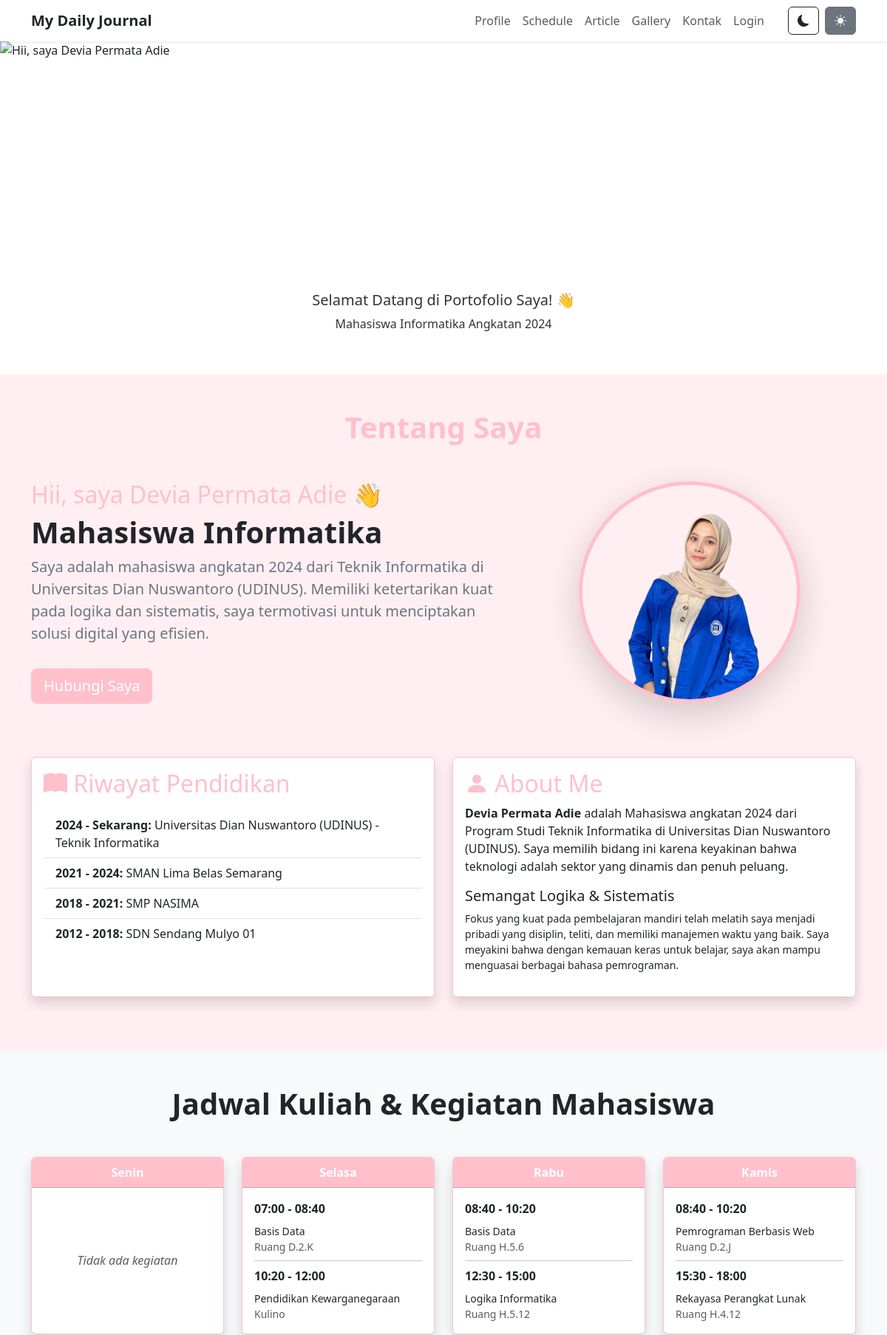
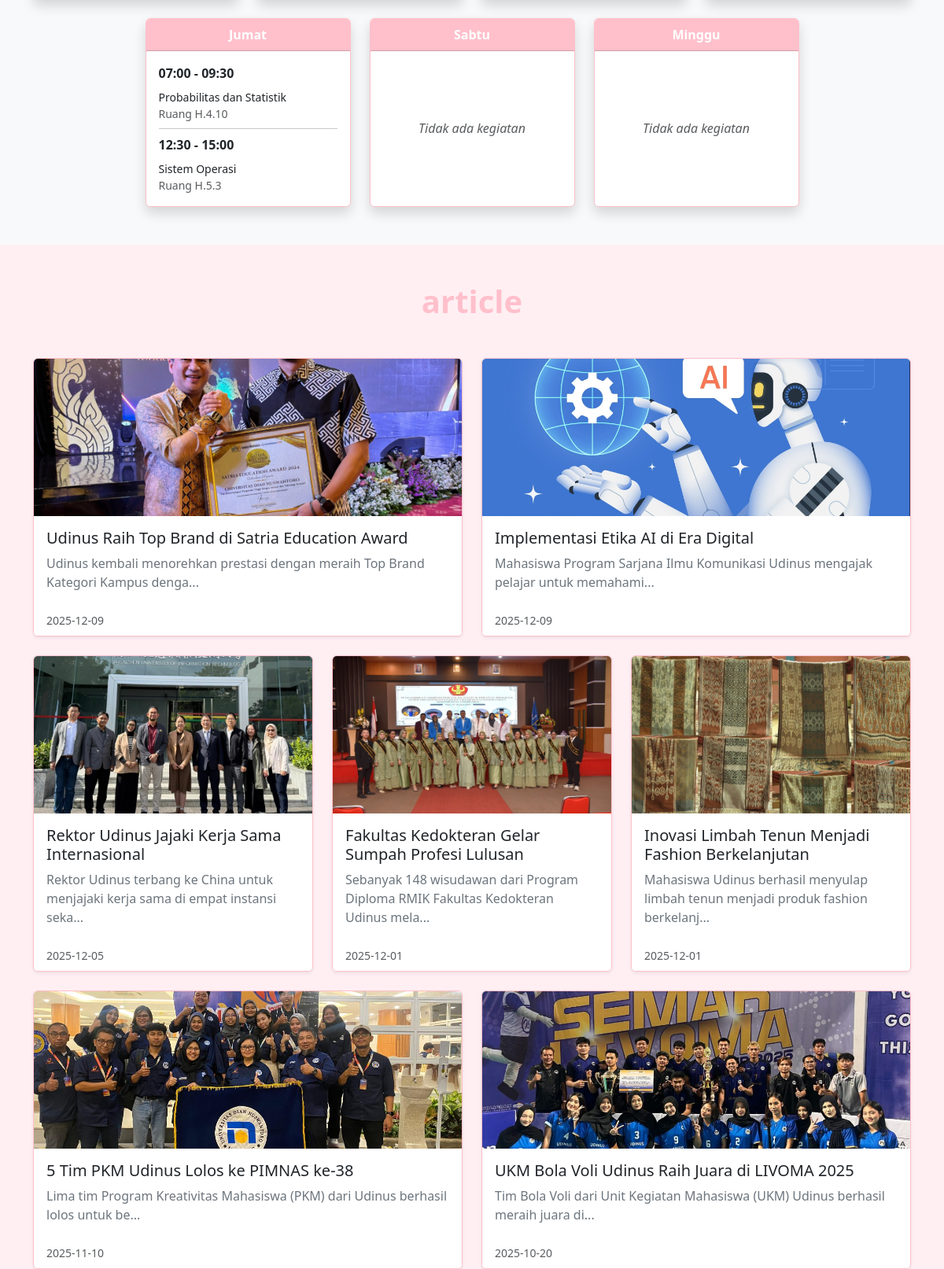
The page / (upper part) on the database its author committed (2 pictures, top to bottom).
### tables this page shows
CREATE TABLE `article` (
  `id` int(11) NOT NULL,
  `judul` varchar(255) NOT NULL,
  `isi` text NOT NULL,
  `gambar` varchar(255) DEFAULT NULL,
  `tanggal` date NOT NULL,
  `username` varchar(50) NOT NULL
);

### index.php (the view, shortened to what this page needs)
<?php
include "koneksi.php";
?>
<!DOCTYPE html>
<html lang="id">
<head>
    <link href="https://cdn.jsdelivr.net/npm/bootstrap@5.3.2/dist/css/bootstrap.min.css" rel="stylesheet">
    <link rel="stylesheet" href="https://cdn.jsdelivr.net/npm/bootstrap-icons@1.13.1/font/bootstrap-icons.min.css">
</head>
<body>
    <nav class="navbar navbar-expand-lg navbar-light bg-white shadow-sm sticky-top">
        <div class="container">
            <a class="navbar-brand text-dark fw-bold" href="#">My Daily Journal</a>
            <div class="collapse navbar-collapse justify-content-end" id="navbarNav">
             <ul class="navbar-nav me-3">
                <li class="nav-item"><a class="nav-link" href="#profile">Profile</a></li>
                <li class="nav-item"><a class="nav-link" href="#schedule">Schedule</a></li>
                <li class="nav-item"><a class="nav-link" href="#article">Article</a></li>
                <li class="nav-item"><a class="nav-link" href="#gallery">Gallery</a></li>
                <li class="nav-item"><a class="nav-link" href="#contact">Kontak</a></li>
                <li class="nav-item"><a class="nav-link" href="login.php" target="_blank">Login</a></li>
            </ul>
            <div class="d-flex ms-2">
                <button id="dark-mode-toggle" class="btn btn-outline-dark me-2" title="Dark Mode" aria-label="Dark Mode">
                    <i class="bi bi-moon-fill"></i> </button>
                <button id="light-mode-toggle" class="btn btn-outline-secondary" title="Light Mode" aria-label="Light Mode">
                    <i class="bi bi-sun-fill"></i> </button>
            </div>
        </div>
        </div>
    </nav>
    <main>
        <section id="carousel-section">
            <div id="heroCarousel" class="carousel slide" data-bs-ride="carousel">
                <div class="carousel-indicators">
                    <button type="button" data-bs-target="#heroCarousel" data-bs-slide-to="0" class="active" aria-current="true" aria-label="Slide 1"></button>
                    <button type="button" data-bs-target="#heroCarousel" data-bs-slide-to="1" aria-label="Slide 2"></button>
                    <button type="button" data-bs-target="#heroCarousel" data-bs-slide-to="2" aria-label="Slide 3"></button>
                </div>
                <div class="carousel-inner">
                    <div class="carousel-item active">
                        <img src="https://cdn.rri.co.id/berita/Semarang/o/1731470874775-IMG-20241113-WA0011/wdu02gilppopcfj.jpeg" class="d-block w-100" alt="Hii, saya Devia Permata Adie">
                        <div class="carousel-caption d-none d-md-block">
                            <h5>Selamat Datang di Portofolio Saya! 👋</h5>
                            <p>Mahasiswa Informatika Angkatan 2024</p>
                        </div>
                    </div>
                </div>
                <button class="carousel-control-prev" type="button" data-bs-target="#heroCarousel" data-bs-slide="prev">
                    <span class="carousel-control-prev-icon" aria-hidden="true"></span>
                </button>
                <button class="carousel-control-next" type="button" data-bs-target="#heroCarousel" data-bs-slide="next">
                    <span class="carousel-control-next-icon" aria-hidden="true"></span>
                </button>
            </div>
        </section>
        <section id="profile" class="py-5 bg-custom-hero">
            <div class="container">
                <h1 class="text-center mb-5 text-primary fw-bold">Tentang Saya</h1>
                <div class="row align-items-center mb-5">
                    <div class="col-lg-7 mb-4 mb-lg-0">
                        <p class="h2 text-primary">Hii, saya Devia Permata Adie 👋</p>
                        <h1 class="display-6 fw-bold">Mahasiswa <span class="text-dark">Informatika</span></h1>
                        <p class="lead text-secondary">Saya adalah mahasiswa angkatan 2024 dari Teknik Informatika di Universitas Dian Nuswantoro (UDINUS). Memiliki ketertarikan kuat pada logika dan sistematis, saya termotivasi untuk menciptakan solusi digital yang efisien.</p>
                        <a href="#contact" class="btn btn-primary btn-lg mt-3">Hubungi Saya</a>
                    </div>
                    <div class="col-lg-5 text-center">
                        <img src="profil.png" class="rounded-image-home shadow-lg" alt="Foto Devia Permata Adie">
                    </div>
                </div>
                <div class="row pt-4">
                    <div class="col-md-6 mb-4">
                        <div class="card shadow border-primary h-100">
                            <div class="card-body">
                                <h2 class="card-title text-primary"><i class="bi bi-book-fill"></i> Riwayat Pendidikan</h2>
                                <ul class="list-group list-group-flush mt-3">
                                    <li class="list-group-item"><strong>2024 - Sekarang:</strong> Universitas Dian Nuswantoro (UDINUS) - Teknik Informatika</li>
                                    <li class="list-group-item"><strong>2021 - 2024:</strong> SMAN Lima Belas Semarang</li>
                                    <li class="list-group-item"><strong>2018 - 2021:</strong> SMP NASIMA</li>
                                    <li class="list-group-item"><strong>2012 - 2018:</strong> SDN Sendang Mulyo 01</li>
                                </ul>
                            </div>
                        </div>
                    </div>
                    <div class="col-md-6 mb-4">
                         <div class="card shadow border-primary h-100">
                            <div class="card-body">
                                <h2 class="card-title text-primary"><i class="bi bi-person-fill"></i> About Me</h2>
                                <p class="card-text"><strong>Devia Permata Adie</strong> adalah Mahasiswa angkatan 2024 dari Program Studi Teknik Informatika di Universitas Dian Nuswantoro (UDINUS). Saya memilih bidang ini karena keyakinan bahwa teknologi adalah sektor yang dinamis dan penuh peluang.</p>
                                <h5 class="mt-3">Semangat Logika & Sistematis</h5>
                                <p class="small">Fokus yang kuat pada pembelajaran mandiri telah melatih saya menjadi pribadi yang disiplin, teliti, dan memiliki manajemen waktu yang baik. Saya meyakini bahwa dengan kemauan keras untuk belajar, saya akan mampu menguasai berbagai bahasa pemrograman.</p>
                            </div>
                        </div>
                    </div>
                </div>
            </div>
        </section>
        <section id="schedule" class="py-5 bg-light">
            <div class="container">
                <h1 class="text-center mb-5 text-dark fw-bold">Jadwal Kuliah & Kegiatan Mahasiswa</h1>
                <div class="row g-4 justify-content-center">
                    <div class="col-12 col-md-3">
                        <div class="card shadow h-100 border-primary">
                            <div class="card-header bg-primary text-white text-center fw-bold">Senin</div>
                            <div class="card-body text-center d-flex align-items-center justify-content-center h-100">
                                <p class="m-0 text-muted fst-italic">Tidak ada kegiatan</p>
                            </div>
                        </div>
                    </div>
                    <div class="col-12 col-md-3">
                         <div class="card shadow h-100 border-primary">
                            <div class="card-header bg-primary text-white text-center fw-bold">Selasa</div>
                            <div class="card-body">
                                <p class="mb-2"><strong>07:00 - 08:40</strong></p>
                                <p class="small m-0">Basis Data</p>
                                <p class="small m-0 text-muted">Ruang D.2.K</p>
                                <hr class="my-2">
                                <p class="mb-2"><strong>10:20 - 12:00</strong></p>
                                <p class="small m-0">Pendidikan Kewarganegaraan</p>
                                <p class="small m-0 text-muted">Kulino</p>
                            </div>
                        </div>
                    </div>
                    <div class="col-12 col-md-3">
                         <div class="card shadow h-100 border-primary">
                            <div class="card-header bg-primary text-white text-center fw-bold">Rabu</div>
                            <div class="card-body">
                                <p class="mb-2"><strong>08:40 - 10:20</strong></p>
                                <p class="small m-0">Basis Data</p>
                                <p class="small m-0 text-muted">Ruang H.5.6</p>
                                <hr class="my-2">
                                <p class="mb-2"><strong>12:30 - 15:00</strong></p>
                                <p class="small m-0">Logika Informatika</p>
                                <p class="small m-0 text-muted">Ruang H.5.12</p>
                            </div>
                        </div>
                    </div>
                    <div class="col-12 col-md-3">
                         <div class="card shadow h-100 border-primary">
                            <div class="card-header bg-primary text-white text-center fw-bold">Kamis</div>
                            <div class="card-body">
                                <p class="mb-2"><strong>08:40 - 10:20</strong></p>
                                <p class="small m-0">Pemrograman Berbasis Web</p>
                                <p class="small m-0 text-muted">Ruang D.2.J</p>
                                <hr class="my-2">
                                <p class="mb-2"><strong>15:30 - 18:00</strong></p>
                                <p class="small m-0">Rekayasa Perangkat Lunak</p>
                                <p class="small m-0 text-muted">Ruang H.4.12</p>
                            </div>
                        </div>
                    </div>
                    <div class="col-12 col-md-3">
                         <div class="card shadow h-100 border-primary">
                            <div class="card-header bg-primary text-white text-center fw-bold">Jumat</div>
                            <div class="card-body">
                                <p class="mb-2"><strong>07:00 - 09:30</strong></p>
                                <p class="small m-0">Probabilitas dan Statistik</p>
                                <p class="small m-0 text-muted">Ruang H.4.10</p>
                                <hr class="my-2">
                                <p class="mb-2"><strong>12:30 - 15:00</strong></p>
                                <p class="small m-0">Sistem Operasi</p>
                                <p class="small m-0 text-muted">Ruang H.5.3</p>
                            </div>
                        </div>
                    </div>
                    <div class="col-12 col-md-3">
                         <div class="card shadow h-100 border-primary">
                            <div class="card-header bg-primary text-white text-center fw-bold">Sabtu</div>
                            <div class="card-body text-center d-flex align-items-center justify-content-center h-100">
                                <p class="m-0 text-muted fst-italic">Tidak ada kegiatan</p>
                            </div>
                        </div>
                    </div>
                    <div class="col-12 col-md-3">
                         <div class="card shadow h-100 border-primary">
                            <div class="card-header bg-primary text-white text-center fw-bold">Minggu</div>
                            <div class="card-body text-center d-flex align-items-center justify-content-center">
                                <p class="m-0 text-muted fst-italic">Tidak ada kegiatan</p>
                            </div>
                        </div>
                    </div>
                </div>
            </div>
        </section>
     <section id="article" class="py-5 bg-custom-hero">
    <div class="container">
        <h1 class="text-center mb-5 fw-bold text-primary">article</h1>
        <div class="row g-4 justify-content-center">
        <?php
        $sql = "SELECT * FROM article ORDER BY tanggal DESC";
        $hasil = $conn->query($sql);
        $i = 0;
        if ($hasil->num_rows > 0) {
            while ($row = $hasil->fetch_assoc()) {
                $i++;
                if ($i == 1 || $i == 2) {
                    $lebar_kolom = 'col-md-6';
                } else {
                    $lebar_kolom = 'col-md-4';
                }
                if ($i == 5) {
                    $i = 0;
                }
        ?>
            <div class="<?= $lebar_kolom ?>">
                <div class="card h-100 shadow-sm border-primary">
                    <img src="img/<?= $row["gambar"] ?>" class="card-img-top card-img-top-article" alt="Gambar Artikel">
                    <div class="card-body">
                        <h5 class="card-title text-dark"><?= $row["judul"] ?></h5>
                        <p class="card-text text-secondary"><?= substr($row["isi"], 0, 80) . '...' ?></p>
                    </div>
                    <div class="card-footer bg-white border-0">
                        <small class="text-body-secondary">
                            <?= $row["tanggal"] ?>
                        </small>
                    </div>
                </div>
            </div>
        <?php
            }
        } else {
            echo "<p class='text-center text-muted'>Tidak ada artikel yang ditemukan.</p>";
        }
        ?>
        </div>
    </div>
</section>
    </main>
</body>
</html>

### index.php (style rules this page uses)
:root { --bs-primary: #FFC0CB; --bs-primary-rgb: 255, 192, 203; --bs-secondary-bg: #FFEFF3; }
.btn-primary { --bs-btn-bg: var(--bs-primary); --bs-btn-border-color: var(--bs-primary); --bs-btn-hover-bg: #FF85A2; --bs-btn-hover-border-color: #FF85A2; }
.bg-custom-hero { background-color: var(--bs-secondary-bg); }
.carousel-item img { width: 100%; height: 450px; object-fit: cover; }
.carousel-caption { background-color: rgba(255, 255, 255, 0.7); border-radius: 8px; color: #333; }
.rounded-image-home { width: 100%; max-width: 300px; height: 300px; object-fit: cover; border-radius: 50%; border: 5px solid var(--bs-primary); }
.card-img-top-article { height: 200px; object-fit: cover; }

### rows shown on the page
article: gambar (picture), judul "Udinus Raih Top Brand di Satria Education Award", isi "Udinus kembali menorehkan prestasi dengan meraih Top Brand Kategori Kampus denga", tanggal "2025-12-09"
article: gambar (picture), judul "Implementasi Etika AI di Era Digital", isi "Mahasiswa Program Sarjana Ilmu Komunikasi Udinus mengajak pelajar untuk memahami", tanggal "2025-12-09"
article: gambar (picture), judul "Rektor Udinus Jajaki Kerja Sama Internasional", isi "Rektor Udinus terbang ke China untuk menjajaki kerja sama di empat instansi seka", tanggal "2025-12-05"
article: gambar (picture), judul "Fakultas Kedokteran Gelar Sumpah Profesi Lulusan", isi "Sebanyak 148 wisudawan dari Program Diploma RMIK Fakultas Kedokteran Udinus mela", tanggal "2025-12-01"
article: gambar (picture), judul "Inovasi Limbah Tenun Menjadi Fashion Berkelanjutan", isi "Mahasiswa Udinus berhasil menyulap limbah tenun menjadi produk fashion berkelanj", tanggal "2025-12-01"
article: gambar (picture), judul "5 Tim PKM Udinus Lolos ke PIMNAS ke-38", isi "Lima tim Program Kreativitas Mahasiswa (PKM) dari Udinus berhasil lolos untuk be", tanggal "2025-11-10"
article: gambar (picture), judul "UKM Bola Voli Udinus Raih Juara di LIVOMA 2025", isi "Tim Bola Voli dari Unit Kegiatan Mahasiswa (UKM) Udinus berhasil meraih juara di", tanggal "2025-10-20"
